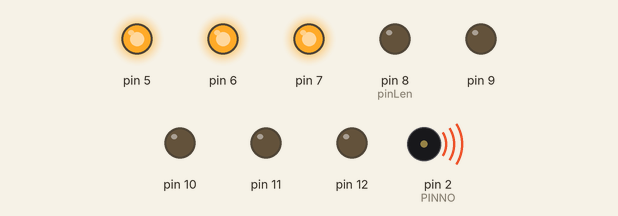
This sketch was run on a simulated Arduino Uno, built with avr-gcc and run on an emulated ATmega328P. Shown: output pins drawn as LEDs (lit = HIGH), buzzer (waves = sounding).

Above: at 0.08 s.
At 0.49 s:
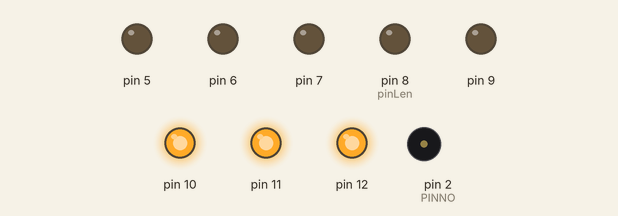
At 0.89 s:
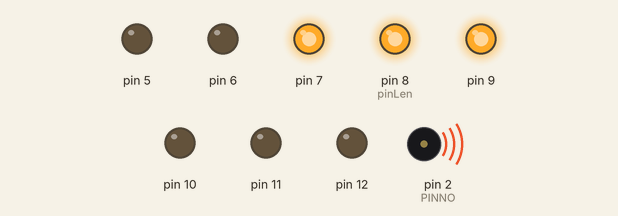
At 1.45 s:
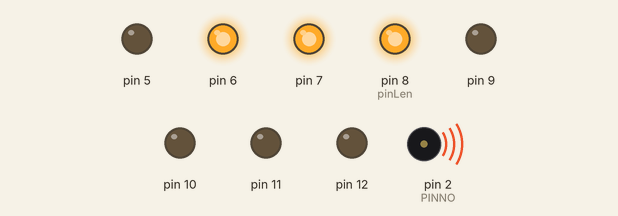
At 2.33 s:
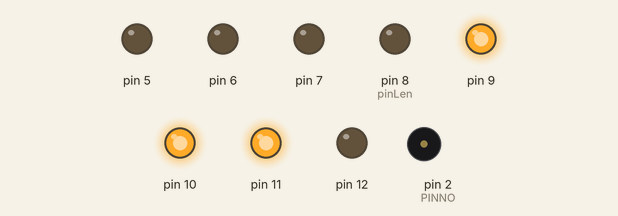
At 2.89 s:
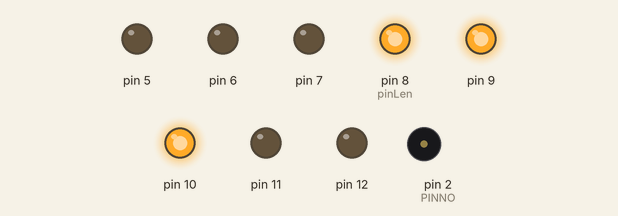
Timing chart, 0 to 3.2 s (numbered marks = the images above):
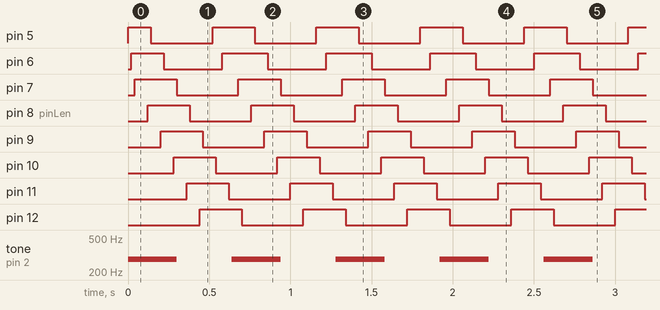

The sketch:

AlarmLamp.ino
```cpp
/*
 * 2018/05/05 オリハラ
 * パトランププロト ver.1.0
 * コードと配線が頭悪すぎる。
 */

 #include <Wire.h>

 #define PINNO 2   // 圧電スピーカを接続したピン番号

int pin[8];
int temp, j1, j2;
int pinLen = 8;
int readP = 2;

#define BEAT 300   // 音の長さを指定

void setup() {
  for(int i=0; i<pinLen; i++){
    pin[i] = i + 5; // setup内でやらないと途中でランプが止まる(原因不明)
    pinMode(pin[i], OUTPUT);
  }
  pinMode(readP, INPUT);
}

void loop() {
  LampOn();
}
void LampOn(){
   tone(PINNO,282,BEAT);
    for(int j = 0; j<pinLen; j++){
      j1 = j + 1;
      j2 = j + 2;
      if(j1 == pinLen) j1 = 1;
      if(j2 == pinLen) j2 = 0;
      digitalWrite(pin[j], HIGH);
      delay(20);
      digitalWrite(pin[j1], HIGH);
      delay(20);
      digitalWrite(pin[j2], HIGH);
      delay(20);
      temp = j - 1;
      if(temp == -1) temp = pinLen-1;
      digitalWrite(pin[temp], LOW);
      delay(20);
  }
}
void LampOff(){
  for(int k = 0; k<pinLen; k++){
      digitalWrite(pin[k], LOW);
      delay(20);
    }
}
```

Measured:
- by itself, pin 5: repeats every 0.64 s: LOW 0.38 s, HIGH 0.26 s
- by itself, pin 6: repeats every 0.64 s: LOW 0.36 s, HIGH 0.28 s
- by itself, pin 7, pin 8 (pinLen), pin 9–12: alternates HIGH for 0.26 s and LOW for 0.38 s
- by itself, tone on pin 2 (PINNO): alternates 282 Hz for 0.30 s and silent for 0.34 s
